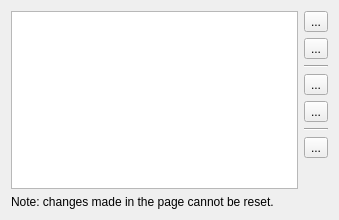
<?xml version="1.0" encoding="UTF-8"?>
<ui version="4.0">
 <class>ConfigPluginsWidget</class>
 <widget class="QWidget" name="ConfigPluginsWidget">
  <property name="geometry">
   <rect>
    <x>0</x>
    <y>0</y>
    <width>339</width>
    <height>220</height>
   </rect>
  </property>
  <property name="windowTitle">
   <string>Form</string>
  </property>
  <layout class="QHBoxLayout" name="horizontalLayout">
   <item>
    <widget class="QWidget" name="widget" native="true">
     <layout class="QVBoxLayout" name="verticalLayout">
      <property name="spacing">
       <number>6</number>
      </property>
      <property name="leftMargin">
       <number>0</number>
      </property>
      <property name="topMargin">
       <number>0</number>
      </property>
      <property name="rightMargin">
       <number>0</number>
      </property>
      <property name="bottomMargin">
       <number>0</number>
      </property>
      <item>
       <widget class="QListView" name="listView_plugins">
        <property name="sizeAdjustPolicy">
         <enum>QAbstractScrollArea::AdjustToContents</enum>
        </property>
        <property name="alternatingRowColors">
         <bool>true</bool>
        </property>
        <property name="selectionMode">
         <enum>QAbstractItemView::SingleSelection</enum>
        </property>
        <property name="selectionBehavior">
         <enum>QAbstractItemView::SelectRows</enum>
        </property>
        <property name="verticalScrollMode">
         <enum>QAbstractItemView::ScrollPerPixel</enum>
        </property>
        <property name="flow">
         <enum>QListView::TopToBottom</enum>
        </property>
        <property name="resizeMode">
         <enum>QListView::Adjust</enum>
        </property>
        <property name="spacing">
         <number>0</number>
        </property>
        <property name="uniformItemSizes">
         <bool>false</bool>
        </property>
        <property name="selectionRectVisible">
         <bool>true</bool>
        </property>
       </widget>
      </item>
      <item>
       <widget class="QLabel" name="label">
        <property name="text">
         <string>Note: changes made in the page cannot be reset.</string>
        </property>
        <property name="wordWrap">
         <bool>true</bool>
        </property>
       </widget>
      </item>
     </layout>
    </widget>
   </item>
   <item>
    <widget class="QWidget" name="widget_5" native="true">
     <layout class="QVBoxLayout" name="verticalLayout_3">
      <property name="leftMargin">
       <number>0</number>
      </property>
      <property name="topMargin">
       <number>0</number>
      </property>
      <property name="rightMargin">
       <number>0</number>
      </property>
      <property name="bottomMargin">
       <number>0</number>
      </property>
      <item>
       <widget class="QToolButton" name="pushButton_moveUp">
        <property name="text">
         <string>...</string>
        </property>
        <property name="icon">
         <iconset theme="go-up">
          <normaloff>../../../../../.designer/backup</normaloff>../../../../../.designer/backup</iconset>
        </property>
       </widget>
      </item>
      <item>
       <widget class="QToolButton" name="pushButton_moveDown">
        <property name="text">
         <string>...</string>
        </property>
        <property name="icon">
         <iconset theme="go-down">
          <normaloff>../../../../../.designer/backup</normaloff>../../../../../.designer/backup</iconset>
        </property>
       </widget>
      </item>
      <item>
       <widget class="Line" name="line">
        <property name="orientation">
         <enum>Qt::Horizontal</enum>
        </property>
       </widget>
      </item>
      <item>
       <widget class="QToolButton" name="pushButton_addPlugin">
        <property name="text">
         <string>...</string>
        </property>
        <property name="icon">
         <iconset theme="list-add">
          <normaloff>../../../../../.designer/backup</normaloff>../../../../../.designer/backup</iconset>
        </property>
       </widget>
      </item>
      <item>
       <widget class="QToolButton" name="pushButton_removePlugin">
        <property name="text">
         <string>...</string>
        </property>
        <property name="icon">
         <iconset theme="list-remove">
          <normaloff>../../../../../.designer/backup</normaloff>../../../../../.designer/backup</iconset>
        </property>
       </widget>
      </item>
      <item>
       <widget class="Line" name="line_2">
        <property name="orientation">
         <enum>Qt::Horizontal</enum>
        </property>
       </widget>
      </item>
      <item>
       <widget class="QToolButton" name="pushButton_pluginConfig">
        <property name="text">
         <string>...</string>
        </property>
        <property name="icon">
         <iconset theme="preferences-other">
          <normaloff>../../../../../.designer/backup</normaloff>../../../../../.designer/backup</iconset>
        </property>
       </widget>
      </item>
      <item>
       <spacer name="verticalSpacer">
        <property name="orientation">
         <enum>Qt::Vertical</enum>
        </property>
        <property name="sizeHint" stdset="0">
         <size>
          <width>20</width>
          <height>40</height>
         </size>
        </property>
       </spacer>
      </item>
     </layout>
    </widget>
   </item>
  </layout>
 </widget>
 <resources/>
 <connections/>
</ui>
